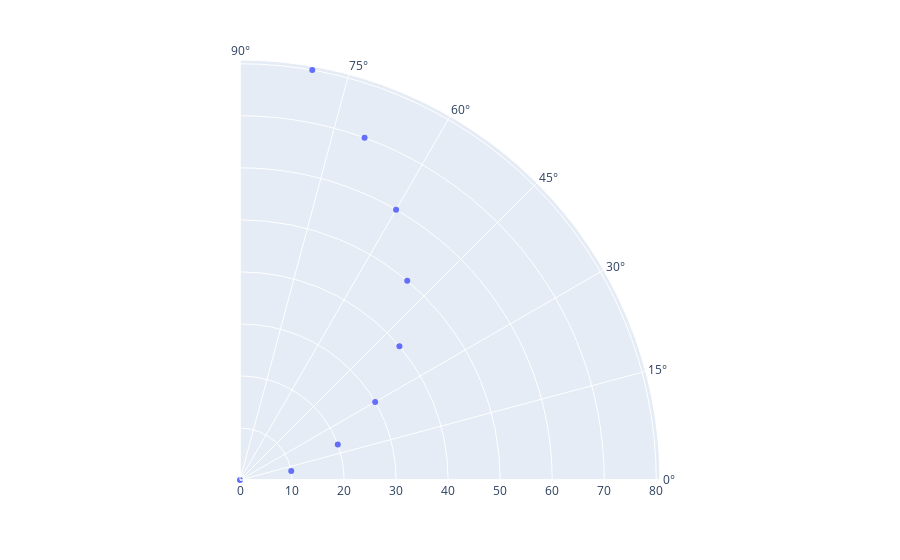

Source (notebook cell):
### Code cell
import plotly.express as px
fig = px.scatter_polar(r=range(0,90,10), theta=range(0,90,10),
                       range_theta=[0,90], start_angle=0, direction="counterclockwise")
fig.show()

### Figure 1 — Plotly figure (JSON) as saved in the notebook; plotly's stock layout.template omitted (floating-point values rounded to 4 significant figures)
{"data": [{"hovertemplate": "r=%{r}<br>theta=%{theta}<extra></extra>", "legendgroup": "", "marker": {"color": "#636efa", "symbol": "circle"}, "mode": "markers", "name": "", "r": [0, 10, 20, 30, 40, 50, 60, 70, 80], "showlegend": false, "subplot": "polar", "theta": [0, 10, 20, 30, 40, 50, 60, 70, 80], "type": "scatterpolar"}], "layout": {"legend": {"tracegroupgap": 0}, "margin": {"t": 60}, "polar": {"angularaxis": {"direction": "counterclockwise", "rotation": 0}, "domain": {"x": [0, 1], "y": [0, 1]}, "sector": [0, 90]}}}
